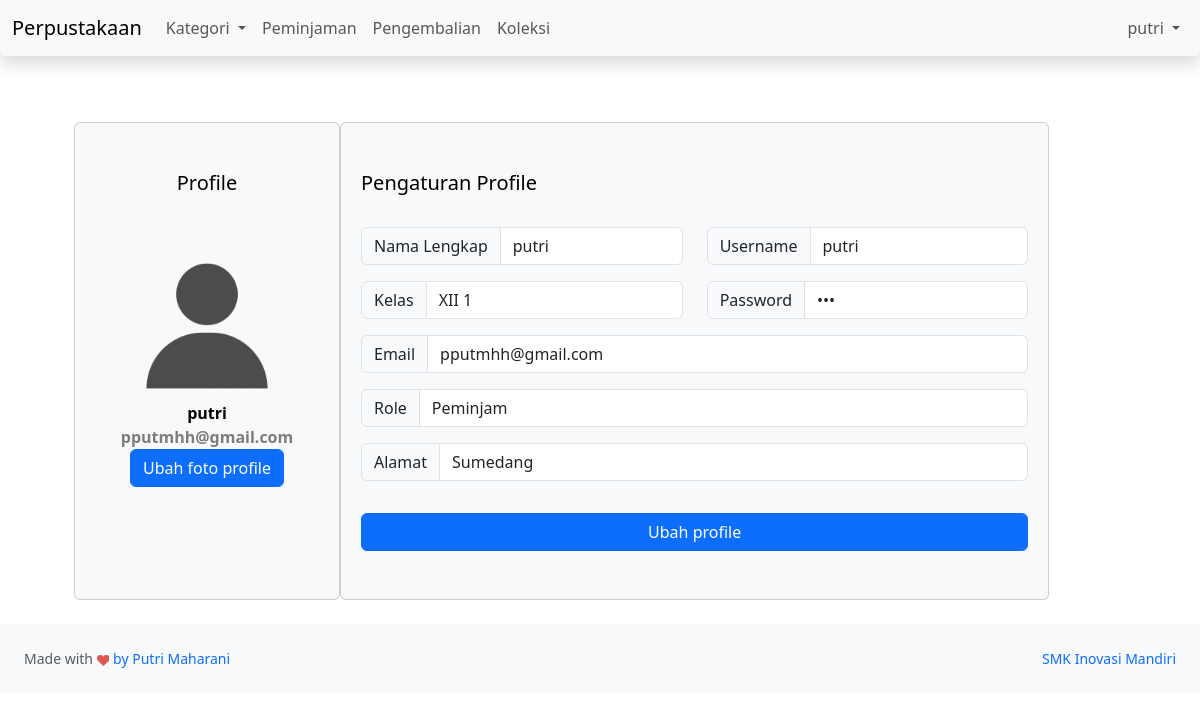
/profile?id=28 (signed in), run on the app's committed database.
### tables this page shows
CREATE TABLE `user` (
  `id_user` int(11) NOT NULL,
  `nama_lengkap` varchar(255) NOT NULL,
  `username` varchar(255) NOT NULL,
  `password` varchar(255) NOT NULL,
  `email` varchar(255) NOT NULL,
  `role` varchar(255) NOT NULL,
  `alamat` text NOT NULL,
  `foto` varchar(255) NOT NULL,
  `kelas` varchar(12) NOT NULL,
  `jurusan` varchar(15) NOT NULL
);

### profile.php (the view, shortened to what this page needs)
<?php include "header-user.php" ?>
<?php include "navbar-user.php" ?>
<div class="container" style="padding-top: 90px;">
  <div id="layoutSidenav_content">
    <main>
      <div class="container px-4">
        <div class="row g-2 ms-2 mt-4 mb-4">
          <div class="col-md-3 card text-bg-light">
            <form method="post">
              <div class="d-flex flex-column align-items-center text-center p-3 py-5">
                <h5>Profile</h5>
                <?php
                $id = $_GET['id'];
                $query = "SELECT * FROM user WHERE id_user='$id'";
                $query_run = mysqli_query($koneksi, $query);
                if (mysqli_num_rows($query_run) > 0) {
                  foreach ($query_run as $row) {
                    ?>
                    <img src="img/<?= $row['foto'] ?>" class="rounded mt-5" id="profile-pic" style="width: 150px;">
                    <span class="fw-bold"><?= $row['nama_lengkap']; ?></span>
                    <span class="fw-bold text-black-50"><?= $row['email']; ?></span>
                      <button type="button" name="ubah" class="btn btn-primary" data-bs-toggle="modal" data-bs-target="#ubahProfile">Ubah foto profile</button>
                    </div>
                  </form>
                </div>
                <div class="col-md-8 card text-bg-light">
                  <div class="p-3 py-5">
                    <div class="d-flex justify-content-between align-items-center mb-3">
                      <h5>Pengaturan Profile</h5>
                    </div>
                    <div class="row mt-4">
                       <div class="col-6">
                        <form method="post">
                          <div class="input-group mb-3">
                            <span class="input-group-text" id="inputGroup-sizing-default">Nama Lengkap</span>
                            <input type="text" class="form-control" autocomplete="off" name="nama" value="<?= $row['nama_lengkap']; ?>" required="">
                          </div>
                        </div>
                        <div class="col-6">
                          <div class="input-group mb-3">
                            <span class="input-group-text" id="inputGroup-sizing-default">Username</span>
                            <input type="text" class="form-control" autocomplete="off" name="usn" value="<?= $row['username']; ?>" required="">
                          </div>
                        </div>
                        <div class="col-6">
                          <div class="input-group mb-3">
                            <span class="input-group-text" id="inputGroup-sizing-default">Kelas</span>
                            <input type="text" class="form-control" autocomplete="off" name="kelas" value="<?= $row['kelas']; ?>" readonly>
                          </div>
                        </div>
                        <div class="col-6">
                          <div class="input-group mb-3">
                            <span class="input-group-text" id="inputGroup-sizing-default">Password</span>
                            <input type="password" class="form-control" autocomplete="off" name="pw" aria-label="Sizing example input" aria-describedby="inputGroup-sizing-default" value="<?= $row['password']; ?>" readonly>
                          </div>
                        </div>
                        <div class="col-12">
                          <div class="input-group mb-3">
                            <span class="input-group-text" id="inputGroup-sizing-default">Email</span>
                            <input type="email" class="form-control" autocomplete="off" name="email" value="<?= $row['email']; ?>" required="">
                          </div>
                        </div>
                        <div class="col-12">
                          <div class="input-group mb-3">
                            <span class="input-group-text" id="inputGroup-sizing-default">Role</span>
                            <input type="text" class="form-control" autocomplete="off" name="role" value="<?= $row['role']; ?>" readonly>
                          </div>
                        </div>
                        <div class="col-12">
                          <div class="input-group mb-3">
                            <span class="input-group-text">Alamat</span>
                            <input type="text" class="form-control" autocomplete="off" name="alamat" value="<?= $row['alamat']; ?>" required="">
                          </div>
                        </div>
                        <div class="col-12 d-grid mt-3">
                          <button class="btn btn-primary" type="submit" name="ubah">Ubah profile</button>
                        </div>
                      <?php
                    }
                  }
                  ?>
                </div>
              </div>
            </div>
          </div>
        </main>
      </div>
      </div>
    <?php include "footer-user.php" ?>

### data on the page
user: foto (placeholder picture), nama_lengkap "putri", email "pputmhh@gmail.com", nama "putri", usn "putri", kelas "XII 1", role "Peminjam", alamat "Sumedang"

### other printed values
$_SESSION['nama_lengkap'] "putri"
